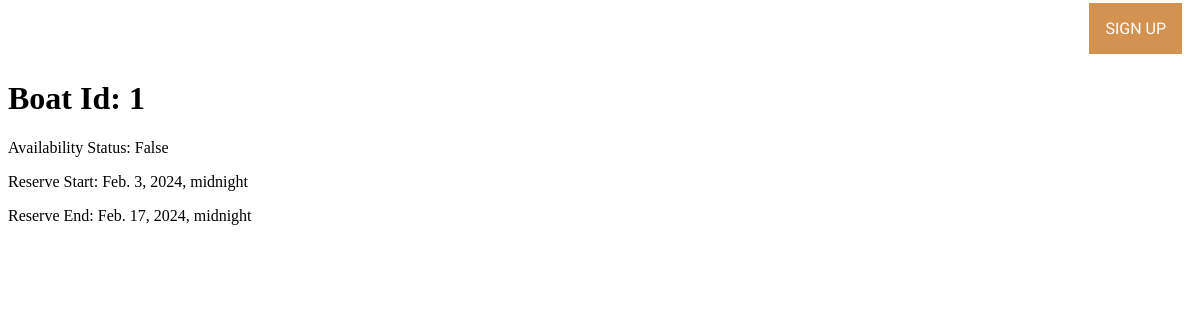
Page /marina/boatspaces/1/ on the committed database.
### marina/models.py (models this page shows, shortened)
class BoatSpace(models.Model):
    availability_status = models.BooleanField(default=True)
    reserve_start = models.DateTimeField(null=True, blank=True)
    reserve_end = models.DateTimeField(null=True, blank=True)
    boat = models.ForeignKey(Boat, null=True, on_delete=models.SET_NULL)

### marina/views.py (the view)
# urls.py: path('boatspaces/<int:pk>/', views.BoatSpaceDetailView.as_view(), name='boatspace-detail'),
class BoatSpaceDetailView(generic.DetailView):
    model = BoatSpace
    template_name = 'marina/boatspace_detail.html'

### marina/templates/marina/boatspace_detail.html (shortened to what this page needs)
{% extends 'marina/base.html' %}
{% load static %}
{% block content %}
{% if boatspace %}
    <h1>Boat Id: {{ boatspace.id }}</h1>
    <p>Availability Status: {{ boatspace.availability_status }}</p>
    <p>Reserve Start: {{ boatspace.reserve_start }}</p>
    <p>Reserve End: {{ boatspace.reserve_end }}</p>
{% else %}
    <p>No BoatSpace found.</p>
{% endif %}
{% endblock %}

### marina/static/marina/css/styles.css (style rules this page uses)
html { background-size: cover; padding: 0; margin: 0; border: 0; }
body { display: flex; flex-direction: column; }

### rows in the picture
BoatSpace: id "1", availability_status "False", reserve_start "Feb. 3, 2024, midnight", reserve_end "Feb. 17, 2024, midnight"
